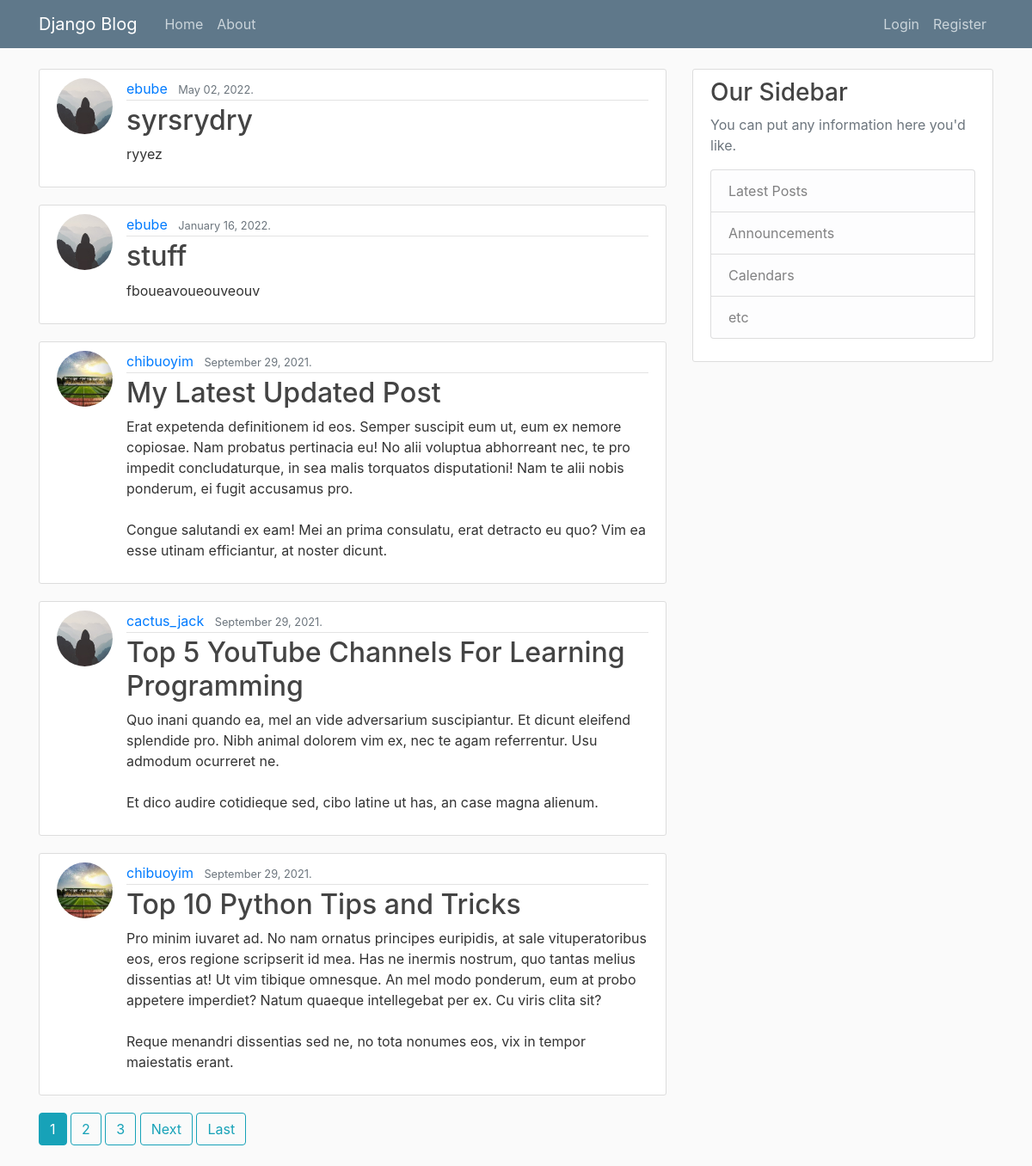
The page / on the database its author committed.
### blog/models.py (models this page shows, shortened)
class Post(models.Model):
    title = models.CharField(max_length=100)
    content = models.TextField()
    date_posted = models.DateTimeField(default=timezone.now)
    author = models.ForeignKey(User, on_delete=models.CASCADE)

### users/models.py (models this page shows, shortened)
class Profile(models.Model):
    user = models.OneToOneField(User, on_delete=models.CASCADE)
    image = models.ImageField(default='default.jpg', upload_to='profile_pics')

### blog/views.py (the view)
# urls.py: path('', PostListView.as_view(), name='blog-home'),
class PostListView(ListView):
    model = Post
    template_name = 'blog/home.html' # <app>/<model>_<viewtype>.html  (convention of template it looks for by default)
    context_object_name = 'posts' # 'object_list' is the default context name it looks for
    ordering = ['-date_posted']
    paginate_by = 5

### blog/templates/blog/home.html (shortened to what this page needs)
{%extends 'blog/base.html'%}
{%block content%}
    {%for post in posts%}
        <article class="media content-section">
          <img class="rounded-circle article-img" src="{{post.author.profile.image.url}}">
          <div class="media-body">
            <div class="article-metadata">
              <a class="mr-2" href="{%url 'user-posts' post.author.username%}">{{ post.author }}</a>
              <small class="text-muted">{{ post.date_posted|date:"F d, Y." }}</small>
            </div>
            <h2><a class="article-title" href="{%url 'post-detail' post.id%}">{{ post.title }}</a></h2>
            <p class="article-content">{{ post.content }}</p>
          </div>
        </article>
    {%endfor%}
    {%if is_paginated%}
        {%for num in page_obj.paginator.page_range%}
            {%if page_obj.number == num%}
                <a class="btn btn-info mb-4" href="?page={{num}}">{{num}}</a>
            {%elif num > page_obj.number|add:'-3' and num < page_obj.number|add:'3'%}
                <a class="btn btn-outline-info mb-4" href="?page={{num}}">{{num}}</a>
            {%endif%}
        {%endfor%}
        {%if page_obj.has_next%}
            <a class="btn btn-outline-info mb-4" href="?page={{page_obj.next_page_number}}">Next</a>
            <a class="btn btn-outline-info mb-4" href="?page={{page_obj.paginator.num_pages}}">Last</a>
        {%endif%}
    {%endif%}
{%endblock content%}

### blog/templates/blog/base.html (shortened to what this page needs)
{%load static%}
<!DOCTYPE html>
<html>
<head>
    <link rel="stylesheet" href="https://maxcdn.bootstrapcdn.com/bootstrap/4.0.0/css/bootstrap.min.css">
    <link rel="stylesheet" type="text/css" href="{%static 'blog/main.css'%}">
</head>
<body>
    <header class="site-header">
      <nav class="navbar navbar-expand-md navbar-dark bg-steel fixed-top">
        <div class="container">
          <a class="navbar-brand mr-4" href="{%url 'blog-home'%}">Django Blog</a>
          <div class="collapse navbar-collapse" id="navbarToggle">
            <div class="navbar-nav mr-auto">
              <a class="nav-item nav-link" href="{%url 'blog-home'%}">Home</a>
              <a class="nav-item nav-link" href="{%url 'blog-about'%}">About</a>
            </div>
            <div class="navbar-nav">
                {%if user.is_authenticated%}
                    <a class="nav-item nav-link" href="{%url 'post-create'%}">New Post</a>
                    <a class="nav-item nav-link" href="{%url 'profile'%}">Profile</a>
                    <a class="nav-item nav-link" href="{%url 'logout'%}">Logout</a>
                {%else%}
                    <a class="nav-item nav-link" href="{%url 'login'%}">Login</a>
                    <a class="nav-item nav-link" href="{%url 'register'%}">Register</a>
                {%endif%}
            </div>
          </div>
        </div>
      </nav>
    </header>
    <main role="main" class="container">
      <div class="row">
        <div class="col-md-8">
            {% block content %}{% endblock %}
        </div>
        <div class="col-md-4">
          <div class="content-section">
            <h3>Our Sidebar</h3>
            <p class='text-muted'>You can put any information here you'd like.
              <ul class="list-group">
                <li class="list-group-item list-group-item-light">Latest Posts</li>
                <li class="list-group-item list-group-item-light">Announcements</li>
                <li class="list-group-item list-group-item-light">Calendars</li>
                <li class="list-group-item list-group-item-light">etc</li>
              </ul>
            </p>
          </div>
        </div>
      </div>
    </main>
</body>
</html>

### blog/static/blog/main.css (style rules this page uses)
body { background: #fafafa; color: #333333; margin-top: 5rem; }
h1, h2, h3, h4, h5, h6 { color: #444444; }
ul { margin: 0; }
.bg-steel { background-color: #5f788a; }
.site-header .navbar-nav .nav-link { color: #cbd5db; }
.content-section { background: #ffffff; padding: 10px 20px; border: 1px solid #dddddd; border-radius: 3px; margin-bottom: 20px; }
.article-title { color: #444444; }
.article-content { white-space: pre-line; }
.article-img { height: 65px; width: 65px; margin-right: 16px; }
.article-metadata { padding-bottom: 1px; margin-bottom: 4px; border-bottom: 1px solid #e3e3e3 }

### rows shown on the page
Post: author.profile.image (placeholder picture), author "ebube", date_posted "May 02, 2022.", title "syrsrydry", content "ryyez"
Post: author.profile.image (placeholder picture), author "ebube", date_posted "January 16, 2022.", title "stuff", content "fboueavoueouveouv"
Post: author.profile.image (picture), author "chibuoyim", date_posted "September 29, 2021.", title "My Latest Updated Post", content "Erat expetenda definitionem id eos. Semper suscipit eum ut, eum ex nemore copiosae. Nam probatus pertinacia eu! No alii voluptua abhorreant nec, te pro impedit concludaturque, in sea malis torquatos disputationi! Nam te alii nobis ponderum, ei fugit accusamus pro. Congue salutandi ex eam! Mei an prima consulatu, erat detracto eu quo? Vim ea esse utinam efficiantur, at noster dicunt."
Post: author.profile.image (placeholder picture), author "cactus_jack", date_posted "September 29, 2021.", title "Top 5 YouTube Channels For Learning Programming", content "Quo inani quando ea, mel an vide adversarium suscipiantur. Et dicunt eleifend splendide pro. Nibh animal dolorem vim ex, nec te agam referrentur. Usu admodum ocurreret ne. Et dico audire cotidieque sed, cibo latine ut has, an case magna alienum."
Post: author.profile.image (picture), author "chibuoyim", date_posted "September 29, 2021.", title "Top 10 Python Tips and Tricks", content "Pro minim iuvaret ad. No nam ornatus principes euripidis, at sale vituperatoribus eos, eros regione scripserit id mea. Has ne inermis nostrum, quo tantas melius dissentias at! Ut vim tibique omnesque. An mel modo ponderum, eum at probo appetere imperdiet? Natum quaeque intellegebat per ex. Cu viris clita sit? Reque menandri dissentias sed ne, no tota nonumes eos, vix in tempor maiestatis erant."

### other values the page prints
{{ num }} "1"
{{ num }} "2" "3"
